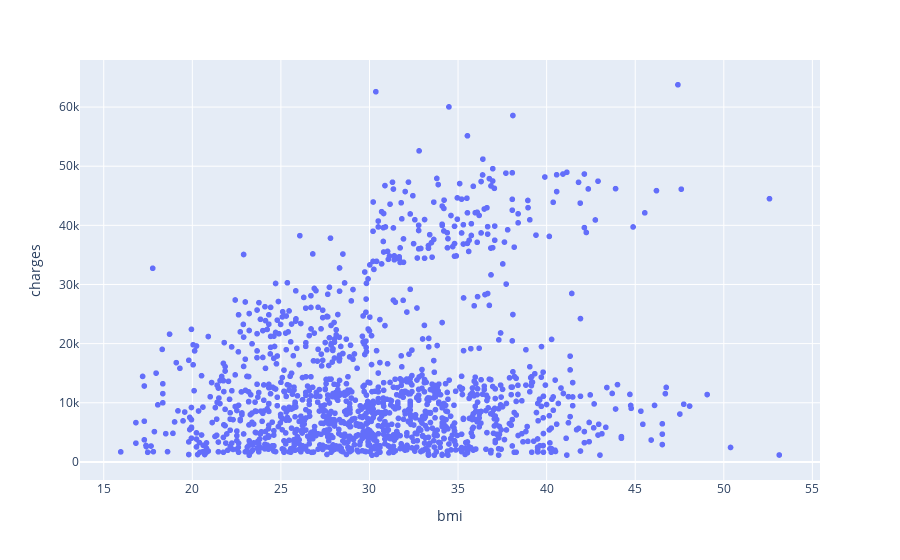

Source (notebook cell):
### Code cell
fig6 = px.scatter(insurance_data, x=insurance_data["bmi"], y=insurance_data["charges"])
fig6.show()

### Figure 1 — Plotly figure (JSON) as saved in the notebook; plotly's stock layout.template omitted (floating-point values rounded to 4 significant figures; data arrays with more than 128 entries replaced by an {"elided": "..."} marker saying what was removed)
{"data": [{"hovertemplate": "bmi=%{x}<br>charges=%{y}<extra></extra>", "legendgroup": "", "marker": {"color": "#636efa", "symbol": "circle"}, "mode": "markers", "name": "", "showlegend": false, "type": "scattergl", "x": {"elided": "1338 float values"}, "xaxis": "x", "y": {"elided": "1338 float values"}, "yaxis": "y"}], "layout": {"legend": {"tracegroupgap": 0}, "margin": {"t": 60}, "xaxis": {"anchor": "y", "domain": [0, 1], "title": {"text": "bmi"}}, "yaxis": {"anchor": "x", "domain": [0, 1], "title": {"text": "charges"}}}}
